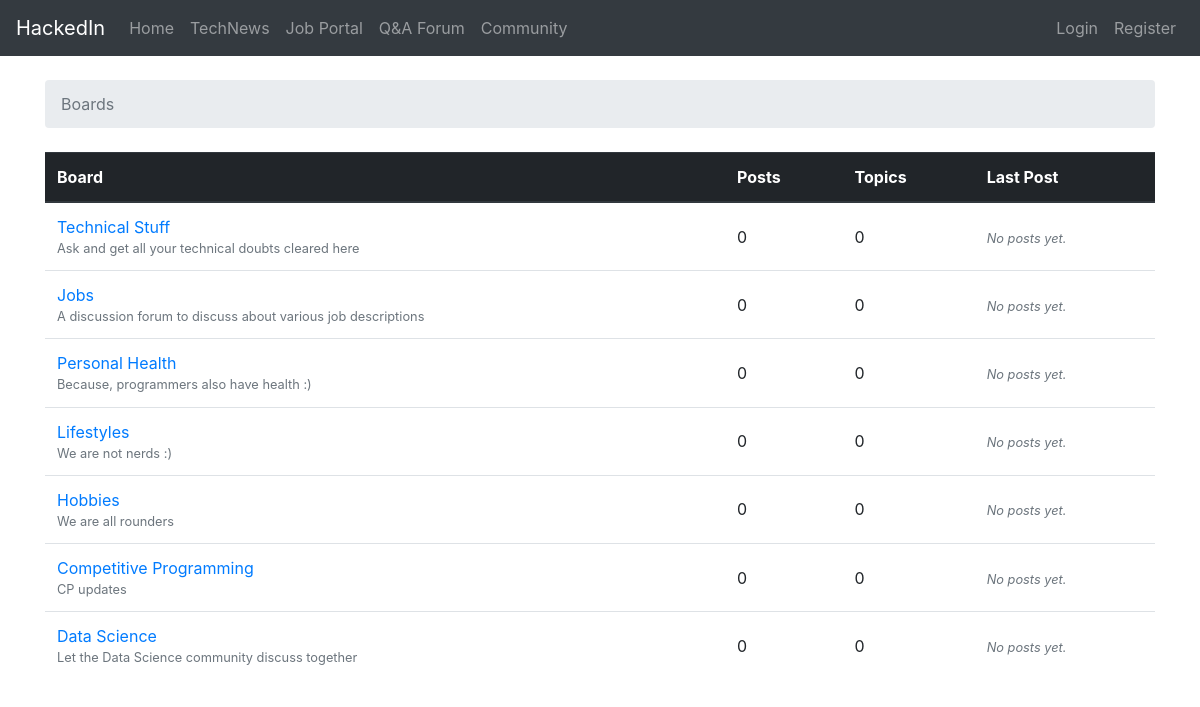
Page /forums/ on the committed database.
### forums/models.py (models this page shows, shortened)
class Board(models.Model):
    name = models.CharField(max_length=30, unique=True)
    description = models.CharField(max_length=100)
    def get_posts_count(self):
        return Post.objects.filter(topic__board=self).count()
    def get_last_post(self):
        return Post.objects.filter(topic__board=self).order_by('-created_at').first()

### forums/views.py (the view)
# urls.py: path('',views.BoardListView.as_view(),name='home'),
class BoardListView(ListView):
    template_name = 'forums/home.html'
    model = Board

### forums/templates/forums/home.html (shortened to what this page needs)
{% extends 'forums/base.html' %}
{% block breadcrumb %}
<li class="breadcrumb-item active">
    Boards
</li>
{% endblock %}
{% block content %}
<table class="table">
    <thead class="thead-dark">
        <tr>
            <th>Board</th>
            <th>Posts</th>
            <th>Topics</th>
            <th>Last Post</th>
        </tr>
    </thead>
    <tbody>
        {% for board in object_list %}
            <tr>
                <td>
                    <a href="{% url 'board_topics' board.pk %}">
                        {{ board.name }}
                    </a>
                    <small class="text-muted d-block">
                        {{ board.description }}
                    </small>
                </td>
                <td class="align-middle">{{ board.get_posts_count }}</td>
                <td class="align-middle">{{ board.topics.count }}</td>
                <td class="align-middle">
                    {% with post=board.get_last_post %}
                        {% if post %}
                            <small>
                                <a href="{% url 'topic_posts' board.pk post.topic.pk %}">
                                    By {{ post.created_by.username }} at {{ post.created_at }}
                                </a>
                            </small>
                        {% else %}
                            <small class="text-muted">
                                <em>No posts yet.</em>
                            </small>
                        {% endif %}
                    {% endwith %}
                </td>
            </tr>
        {% endfor %}
    </tbody>
</table>
{% endblock %}

### rows in the picture
Board: name "Technical Stuff", description "Ask and get all your technical doubts cleared here", get_posts_count "0", topics.count "0"
Board: name "Jobs", description "A discussion forum to discuss about various job descriptions", get_posts_count "0", topics.count "0"
Board: name "Personal Health", description "Because, programmers also have health :)", get_posts_count "0", topics.count "0"
Board: name "Lifestyles", description "We are not nerds :)", get_posts_count "0", topics.count "0"
Board: name "Hobbies", description "We are all rounders", get_posts_count "0", topics.count "0"
Board: name "Competitive Programming", description "CP updates", get_posts_count "0", topics.count "0"
Board: name "Data Science", description "Let the Data Science community discuss together", get_posts_count "0", topics.count "0"
